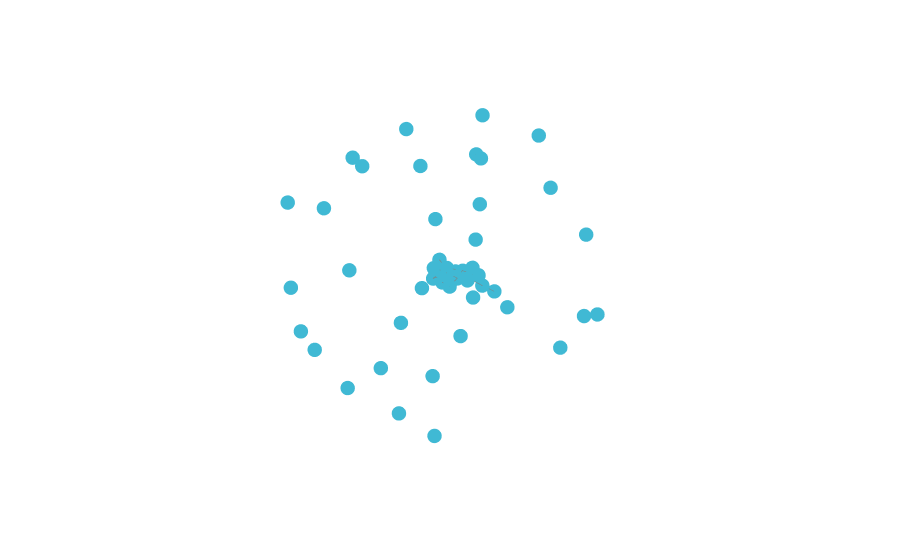

The code cell stored with this chart in its notebook:
### Markdown cell above
### Use the Function

### Code cell
plotly_preview(G, pos)

### Figure 1 — Plotly figure (JSON) as saved in the notebook; plotly's stock layout.template omitted (floating-point values rounded to 4 significant figures)
{"data": [{"marker": {"color": "#40b9d4", "size": 5}, "mode": "markers", "name": "GTPBP4", "text": "GTPBP4", "type": "scatter3d", "x": [-0.6774], "y": [0.751], "z": [-0.3323]}, {"marker": {"color": "#40b9d4", "size": 5}, "mode": "markers", "name": "TMX2", "text": "TMX2", "type": "scatter3d", "x": [-0.399], "y": [-0.6495], "z": [-0.6943]}, {"marker": {"color": "#40b9d4", "size": 5}, "mode": "markers", "name": "NARS1", "text": "NARS1", "type": "scatter3d", "x": [0.2841], "y": [-0.8374], "z": [0.2136]}, {"marker": {"color": "#40b9d4", "size": 5}, "mode": "markers", "name": "CLIC4", "text": "CLIC4", "type": "scatter3d", "x": [0.78], "y": [0.4934], "z": [0.2814]}, {"marker": {"color": "#40b9d4", "size": 5}, "mode": "markers", "name": "CARS1", "text": "CARS1", "type": "scatter3d", "x": [0.1318], "y": [-0.8399], "z": [-0.3598]}, {"marker": {"color": "#40b9d4", "size": 5}, "mode": "markers", "name": "BRWD3", "text": "BRWD3", "type": "scatter3d", "x": [0.9694], "y": [-0.05181], "z": [-0.1173]}, {"marker": {"color": "#40b9d4", "size": 5}, "mode": "markers", "name": "PRR14L", "text": "PRR14L", "type": "scatter3d", "x": [-0.2655], "y": [0.8403], "z": [0.4965]}, {"marker": {"color": "#40b9d4", "size": 5}, "mode": "markers", "name": "AASDH", "text": "AASDH", "type": "scatter3d", "x": [-0.4836], "y": [-0.7209], "z": [0.299]}, {"marker": {"color": "#40b9d4", "size": 5}, "mode": "markers", "name": "PTAR1", "text": "PTAR1", "type": "scatter3d", "x": [-0.8256], "y": [-0.4503], "z": [-0.03759]}, {"marker": {"color": "#40b9d4", "size": 5}, "mode": "markers", "name": "KRR1", "text": "KRR1", "type": "scatter3d", "x": [0.697], "y": [-0.5699], "z": [0.5202]}, {"marker": {"color": "#40b9d4", "size": 5}, "mode": "markers", "name": "SDAD1", "text": "SDAD1", "type": "scatter3d", "x": [-0.03613], "y": [-0.8074], "z": [0.42]}, {"marker": {"color": "#40b9d4", "size": 5}, "mode": "markers", "name": "TAAR6", "text": "TAAR6", "type": "scatter3d", "x": [-0.5028], "y": [0.2881], "z": [0.8292]}, {"marker": {"color": "#40b9d4", "size": 5}, "mode": "markers", "name": "CCT5", "text": "CCT5", "type": "scatter3d", "x": [0.7936], "y": [-0.5233], "z": [-0.01488]}, {"marker": {"color": "#40b9d4", "size": 5}, "mode": "markers", "name": "IPO7", "text": "IPO7", "type": "scatter3d", "x": [-0.05843], "y": [0.8991], "z": [-0.148]}, {"marker": {"color": "#40b9d4", "size": 5}, "mode": "markers", "name": "LIN28B", "text": "LIN28B", "type": "scatter3d", "x": [0.3559], "y": [-0.2622], "z": [-0.7942]}, {"marker": {"color": "#40b9d4", "size": 5}, "mode": "markers", "name": "TYW1", "text": "TYW1", "type": "scatter3d", "x": [0.3866], "y": [-0.326], "z": [0.7802]}, {"marker": {"color": "#40b9d4", "size": 5}, "mode": "markers", "name": "SLX1A", "text": "SLX1A", "type": "scatter3d", "x": [-0.627], "y": [-0.3133], "z": [-0.7287]}, {"marker": {"color": "#40b9d4", "size": 5}, "mode": "markers", "name": "APEX2", "text": "APEX2", "type": "scatter3d", "x": [0.5966], "y": [0.5273], "z": [-0.6663]}, {"marker": {"color": "#40b9d4", "size": 5}, "mode": "markers", "name": "UBN2", "text": "UBN2", "type": "scatter3d", "x": [-0.9355], "y": [0.09725], "z": [0.2607]}, {"marker": {"color": "#40b9d4", "size": 5}, "mode": "markers", "name": "ZNF587B", "text": "ZNF587B", "type": "scatter3d", "x": [0.6803], "y": [-0.2072], "z": [-0.7224]}, {"marker": {"color": "#40b9d4", "size": 5}, "mode": "markers", "name": "LSG1", "text": "LSG1", "type": "scatter3d", "x": [-0.09767], "y": [1], "z": [0.1173]}, {"marker": {"color": "#40b9d4", "size": 5}, "mode": "markers", "name": "FASTKD2", "text": "FASTKD2", "type": "scatter3d", "x": [0.7644], "y": [-0.5415], "z": [-0.3885]}, {"marker": {"color": "#40b9d4", "size": 5}, "mode": "markers", "name": "RIPK2", "text": "RIPK2", "type": "scatter3d", "x": [0.6842], "y": [0.3137], "z": [-0.5693]}, {"marker": {"color": "#40b9d4", "size": 5}, "mode": "markers", "name": "DMXL1", "text": "DMXL1", "type": "scatter3d", "x": [0.4568], "y": [0.6904], "z": [0.7161]}, {"marker": {"color": "#40b9d4", "size": 5}, "mode": "markers", "name": "TAOK1", "text": "TAOK1", "type": "scatter3d", "x": [-0.6375], "y": [-0.7359], "z": [-0.2051]}, {"marker": {"color": "#40b9d4", "size": 5}, "mode": "markers", "name": "EIF2S2", "text": "EIF2S2", "type": "scatter3d", "x": [0.02378], "y": [-0.275], "z": [0.8582]}, {"marker": {"color": "#40b9d4", "size": 5}, "mode": "markers", "name": "CYRIA", "text": "CYRIA", "type": "scatter3d", "x": [-0.6262], "y": [-0.2687], "z": [0.7623]}, {"marker": {"color": "#40b9d4", "size": 5}, "mode": "markers", "name": "PRSS58", "text": "PRSS58", "type": "scatter3d", "x": [0.04629], "y": [-0.06936], "z": [-0.9478]}, {"marker": {"color": "#40b9d4", "size": 5}, "mode": "markers", "name": "AC140504.1", "text": "AC140504.1", "type": "scatter3d", "x": [0.6568], "y": [0.7907], "z": [0.2983]}, {"marker": {"color": "#40b9d4", "size": 5}, "mode": "markers", "name": "KIR3DL1", "text": "KIR3DL1", "type": "scatter3d", "x": [-0.6781], "y": [-0.008275], "z": [-0.6861]}, {"marker": {"color": "#40b9d4", "size": 5}, "mode": "markers", "name": "30545", "text": "30545", "type": "scatter3d", "x": [0.03108], "y": [0.05161], "z": [-0.01522]}, {"marker": {"color": "#40b9d4", "size": 5}, "mode": "markers", "name": "30543", "text": "30543", "type": "scatter3d", "x": [0.03429], "y": [-0.01575], "z": [-0.05521]}, {"marker": {"color": "#40b9d4", "size": 5}, "mode": "markers", "name": "30533", "text": "30533", "type": "scatter3d", "x": [-0.05222], "y": [0.1423], "z": [-0.02133]}, {"marker": {"color": "#40b9d4", "size": 5}, "mode": "markers", "name": "30541", "text": "30541", "type": "scatter3d", "x": [0.0358], "y": [0.02931], "z": [0.0004696]}, {"marker": {"color": "#40b9d4", "size": 5}, "mode": "markers", "name": "30537", "text": "30537", "type": "scatter3d", "x": [0.0559], "y": [0.01162], "z": [-0.01687]}, {"marker": {"color": "#40b9d4", "size": 5}, "mode": "markers", "name": "30527", "text": "30527", "type": "scatter3d", "x": [-0.02738], "y": [0.02163], "z": [-0.04377]}, {"marker": {"color": "#40b9d4", "size": 5}, "mode": "markers", "name": "30525", "text": "30525", "type": "scatter3d", "x": [0.05223], "y": [-0.03111], "z": [0.01046]}, {"marker": {"color": "#40b9d4", "size": 5}, "mode": "markers", "name": "30521", "text": "30521", "type": "scatter3d", "x": [0.01275], "y": [0.1011], "z": [0.002676]}, {"marker": {"color": "#40b9d4", "size": 5}, "mode": "markers", "name": "30519", "text": "30519", "type": "scatter3d", "x": [0.06409], "y": [0.09895], "z": [0.04237]}, {"marker": {"color": "#40b9d4", "size": 5}, "mode": "markers", "name": "30515", "text": "30515", "type": "scatter3d", "x": [0.0968], "y": [0.09106], "z": [-0.01745]}, {"marker": {"color": "#40b9d4", "size": 5}, "mode": "markers", "name": "30505", "text": "30505", "type": "scatter3d", "x": [0.009809], "y": [0.02081], "z": [-0.06092]}, {"marker": {"color": "#40b9d4", "size": 5}, "mode": "markers", "name": "30503", "text": "30503", "type": "scatter3d", "x": [0.07371], "y": [0.04768], "z": [0.04331]}, {"marker": {"color": "#40b9d4", "size": 5}, "mode": "markers", "name": "30499", "text": "30499", "type": "scatter3d", "x": [-0.02408], "y": [0.08509], "z": [0.004288]}, {"marker": {"color": "#40b9d4", "size": 5}, "mode": "markers", "name": "30495", "text": "30495", "type": "scatter3d", "x": [0.09164], "y": [0.002685], "z": [-0.03382]}, {"marker": {"color": "#40b9d4", "size": 5}, "mode": "markers", "name": "30539", "text": "30539", "type": "scatter3d", "x": [0.02844], "y": [0.06153], "z": [0.04436]}, {"marker": {"color": "#40b9d4", "size": 5}, "mode": "markers", "name": "30501", "text": "30501", "type": "scatter3d", "x": [0.0351], "y": [0.003068], "z": [0.08116]}, {"marker": {"color": "#40b9d4", "size": 5}, "mode": "markers", "name": "30529", "text": "30529", "type": "scatter3d", "x": [-0.03069], "y": [0.1415], "z": [0.03394]}, {"marker": {"color": "#40b9d4", "size": 5}, "mode": "markers", "name": "30535", "text": "30535", "type": "scatter3d", "x": [-0.05858], "y": [0.2027], "z": [0.02313]}, {"marker": {"color": "#40b9d4", "size": 5}, "mode": "markers", "name": "30531", "text": "30531", "type": "scatter3d", "x": [-0.09029], "y": [0.1689], "z": [0.0404]}, {"marker": {"color": "#40b9d4", "size": 5}, "mode": "markers", "name": "30523", "text": "30523", "type": "scatter3d", "x": [-0.1359], "y": [0.1802], "z": [-0.03323]}, {"marker": {"color": "#40b9d4", "size": 5}, "mode": "markers", "name": "30517", "text": "30517", "type": "scatter3d", "x": [-0.1081], "y": [0.2401], "z": [-0.06909]}, {"marker": {"color": "#40b9d4", "size": 5}, "mode": "markers", "name": "30509", "text": "30509", "type": "scatter3d", "x": [-0.09925], "y": [0.1189], "z": [-0.08565]}, {"marker": {"color": "#40b9d4", "size": 5}, "mode": "markers", "name": "30507", "text": "30507", "type": "scatter3d", "x": [-0.05702], "y": [0.07162], "z": [-0.07252]}, {"marker": {"color": "#40b9d4", "size": 5}, "mode": "markers", "name": "30497", "text": "30497", "type": "scatter3d", "x": [0.02924], "y": [0.1557], "z": [0.0129]}, {"marker": {"color": "#40b9d4", "size": 5}, "mode": "markers", "name": "30487", "text": "30487", "type": "scatter3d", "x": [-0.1481], "y": [0.3074], "z": [-0.1003]}, {"marker": {"color": "#40b9d4", "size": 5}, "mode": "markers", "name": "30493", "text": "30493", "type": "scatter3d", "x": [0.1092], "y": [0.1668], "z": [-0.003592]}, {"marker": {"color": "#40b9d4", "size": 5}, "mode": "markers", "name": "30513", "text": "30513", "type": "scatter3d", "x": [-0.6836], "y": [-0.3684], "z": [0.4378]}, {"marker": {"color": "#40b9d4", "size": 5}, "mode": "markers", "name": "30511", "text": "30511", "type": "scatter3d", "x": [-0.702], "y": [-0.3407], "z": [0.4112]}, {"hoverinfo": "none", "line": {"color": "gray", "width": 1}, "mode": "lines", "type": "scatter3d", "x": [0.03108, 0.03429], "y": [0.05161, -0.01575], "z": [-0.01522, -0.05521]}, {"hoverinfo": "none", "line": {"color": "gray", "width": 1}, "mode": "lines", "type": "scatter3d", "x": [0.03108, -0.05222], "y": [0.05161, 0.1423], "z": [-0.01522, -0.02133]}, {"hoverinfo": "none", "line": {"color": "gray", "width": 1}, "mode": "lines", "type": "scatter3d", "x": [0.03108, 0.0358], "y": [0.05161, 0.02931], "z": [-0.01522, 0.0004696]}, {"hoverinfo": "none", "line": {"color": "gray", "width": 1}, "mode": "lines", "type": "scatter3d", "x": [0.03108, 0.0559], "y": [0.05161, 0.01162], "z": [-0.01522, -0.01687]}, {"hoverinfo": "none", "line": {"color": "gray", "width": 1}, "mode": "lines", "type": "scatter3d", "x": [0.03108, -0.02738], "y": [0.05161, 0.02163], "z": [-0.01522, -0.04377]}, {"hoverinfo": "none", "line": {"color": "gray", "width": 1}, "mode": "lines", "type": "scatter3d", "x": [0.03108, 0.05223], "y": [0.05161, -0.03111], "z": [-0.01522, 0.01046]}, {"hoverinfo": "none", "line": {"color": "gray", "width": 1}, "mode": "lines", "type": "scatter3d", "x": [0.03108, 0.01275], "y": [0.05161, 0.1011], "z": [-0.01522, 0.002676]}, {"hoverinfo": "none", "line": {"color": "gray", "width": 1}, "mode": "lines", "type": "scatter3d", "x": [0.03108, 0.06409], "y": [0.05161, 0.09895], "z": [-0.01522, 0.04237]}, {"hoverinfo": "none", "line": {"color": "gray", "width": 1}, "mode": "lines", "type": "scatter3d", "x": [0.03108, 0.0968], "y": [0.05161, 0.09106], "z": [-0.01522, -0.01745]}, {"hoverinfo": "none", "line": {"color": "gray", "width": 1}, "mode": "lines", "type": "scatter3d", "x": [0.03108, 0.009809], "y": [0.05161, 0.02081], "z": [-0.01522, -0.06092]}, {"hoverinfo": "none", "line": {"color": "gray", "width": 1}, "mode": "lines", "type": "scatter3d", "x": [0.03108, 0.07371], "y": [0.05161, 0.04768], "z": [-0.01522, 0.04331]}, {"hoverinfo": "none", "line": {"color": "gray", "width": 1}, "mode": "lines", "type": "scatter3d", "x": [0.03108, -0.02408], "y": [0.05161, 0.08509], "z": [-0.01522, 0.004288]}, {"hoverinfo": "none", "line": {"color": "gray", "width": 1}, "mode": "lines", "type": "scatter3d", "x": [0.03108, 0.09164], "y": [0.05161, 0.002685], "z": [-0.01522, -0.03382]}, {"hoverinfo": "none", "line": {"color": "gray", "width": 1}, "mode": "lines", "type": "scatter3d", "x": [0.03429, 0.0358], "y": [-0.01575, 0.02931], "z": [-0.05521, 0.0004696]}, {"hoverinfo": "none", "line": {"color": "gray", "width": 1}, "mode": "lines", "type": "scatter3d", "x": [0.03429, 0.009809], "y": [-0.01575, 0.02081], "z": [-0.05521, -0.06092]}, {"hoverinfo": "none", "line": {"color": "gray", "width": 1}, "mode": "lines", "type": "scatter3d", "x": [-0.05222, -0.05858], "y": [0.1423, 0.2027], "z": [-0.02133, 0.02313]}, {"hoverinfo": "none", "line": {"color": "gray", "width": 1}, "mode": "lines", "type": "scatter3d", "x": [-0.05222, -0.09029], "y": [0.1423, 0.1689], "z": [-0.02133, 0.0404]}, {"hoverinfo": "none", "line": {"color": "gray", "width": 1}, "mode": "lines", "type": "scatter3d", "x": [-0.05222, -0.03069], "y": [0.1423, 0.1415], "z": [-0.02133, 0.03394]}, {"hoverinfo": "none", "line": {"color": "gray", "width": 1}, "mode": "lines", "type": "scatter3d", "x": [-0.05222, -0.1359], "y": [0.1423, 0.1802], "z": [-0.02133, -0.03323]}, {"hoverinfo": "none", "line": {"color": "gray", "width": 1}, "mode": "lines", "type": "scatter3d", "x": [-0.05222, 0.01275], "y": [0.1423, 0.1011], "z": [-0.02133, 0.002676]}, {"hoverinfo": "none", "line": {"color": "gray", "width": 1}, "mode": "lines", "type": "scatter3d", "x": [-0.05222, -0.1081], "y": [0.1423, 0.2401], "z": [-0.02133, -0.06909]}, {"hoverinfo": "none", "line": {"color": "gray", "width": 1}, "mode": "lines", "type": "scatter3d", "x": [-0.05222, -0.09925], "y": [0.1423, 0.1189], "z": [-0.02133, -0.08565]}, {"hoverinfo": "none", "line": {"color": "gray", "width": 1}, "mode": "lines", "type": "scatter3d", "x": [-0.05222, -0.05702], "y": [0.1423, 0.07162], "z": [-0.02133, -0.07252]}, {"hoverinfo": "none", "line": {"color": "gray", "width": 1}, "mode": "lines", "type": "scatter3d", "x": [-0.05222, -0.02408], "y": [0.1423, 0.08509], "z": [-0.02133, 0.004288]}, {"hoverinfo": "none", "line": {"color": "gray", "width": 1}, "mode": "lines", "type": "scatter3d", "x": [-0.05222, 0.02924], "y": [0.1423, 0.1557], "z": [-0.02133, 0.0129]}, {"hoverinfo": "none", "line": {"color": "gray", "width": 1}, "mode": "lines", "type": "scatter3d", "x": [0.0358, 0.02844], "y": [0.02931, 0.06153], "z": [0.0004696, 0.04436]}, {"hoverinfo": "none", "line": {"color": "gray", "width": 1}, "mode": "lines", "type": "scatter3d", "x": [0.0358, 0.0559], "y": [0.02931, 0.01162], "z": [0.0004696, -0.01687]}, {"hoverinfo": "none", "line": {"color": "gray", "width": 1}, "mode": "lines", "type": "scatter3d", "x": [0.0358, -0.02738], "y": [0.02931, 0.02163], "z": [0.0004696, -0.04377]}, {"hoverinfo": "none", "line": {"color": "gray", "width": 1}, "mode": "lines", "type": "scatter3d", "x": [0.0358, 0.05223], "y": [0.02931, -0.03111], "z": [0.0004696, 0.01046]}, {"hoverinfo": "none", "line": {"color": "gray", "width": 1}, "mode": "lines", "type": "scatter3d", "x": [0.0358, 0.01275], "y": [0.02931, 0.1011], "z": [0.0004696, 0.002676]}, {"hoverinfo": "none", "line": {"color": "gray", "width": 1}, "mode": "lines", "type": "scatter3d", "x": [0.0358, 0.0968], "y": [0.02931, 0.09106], "z": [0.0004696, -0.01745]}, {"hoverinfo": "none", "line": {"color": "gray", "width": 1}, "mode": "lines", "type": "scatter3d", "x": [0.0358, 0.009809], "y": [0.02931, 0.02081], "z": [0.0004696, -0.06092]}, {"hoverinfo": "none", "line": {"color": "gray", "width": 1}, "mode": "lines", "type": "scatter3d", "x": [0.0358, 0.07371], "y": [0.02931, 0.04768], "z": [0.0004696, 0.04331]}, {"hoverinfo": "none", "line": {"color": "gray", "width": 1}, "mode": "lines", "type": "scatter3d", "x": [0.0358, 0.0351], "y": [0.02931, 0.003068], "z": [0.0004696, 0.08116]}, {"hoverinfo": "none", "line": {"color": "gray", "width": 1}, "mode": "lines", "type": "scatter3d", "x": [0.0358, -0.02408], "y": [0.02931, 0.08509], "z": [0.0004696, 0.004288]}, {"hoverinfo": "none", "line": {"color": "gray", "width": 1}, "mode": "lines", "type": "scatter3d", "x": [0.0358, 0.09164], "y": [0.02931, 0.002685], "z": [0.0004696, -0.03382]}, {"hoverinfo": "none", "line": {"color": "gray", "width": 1}, "mode": "lines", "type": "scatter3d", "x": [0.0559, 0.02844], "y": [0.01162, 0.06153], "z": [-0.01687, 0.04436]}, {"hoverinfo": "none", "line": {"color": "gray", "width": 1}, "mode": "lines", "type": "scatter3d", "x": [0.0559, 0.009809], "y": [0.01162, 0.02081], "z": [-0.01687, -0.06092]}, {"hoverinfo": "none", "line": {"color": "gray", "width": 1}, "mode": "lines", "type": "scatter3d", "x": [0.0559, 0.09164], "y": [0.01162, 0.002685], "z": [-0.01687, -0.03382]}, {"hoverinfo": "none", "line": {"color": "gray", "width": 1}, "mode": "lines", "type": "scatter3d", "x": [-0.02738, -0.05702], "y": [0.02163, 0.07162], "z": [-0.04377, -0.07252]}, {"hoverinfo": "none", "line": {"color": "gray", "width": 1}, "mode": "lines", "type": "scatter3d", "x": [0.01275, 0.02844], "y": [0.1011, 0.06153], "z": [0.002676, 0.04436]}, {"hoverinfo": "none", "line": {"color": "gray", "width": 1}, "mode": "lines", "type": "scatter3d", "x": [0.01275, 0.02924], "y": [0.1011, 0.1557], "z": [0.002676, 0.0129]}, {"hoverinfo": "none", "line": {"color": "gray", "width": 1}, "mode": "lines", "type": "scatter3d", "x": [0.06409, 0.02844], "y": [0.09895, 0.06153], "z": [0.04237, 0.04436]}, {"hoverinfo": "none", "line": {"color": "gray", "width": 1}, "mode": "lines", "type": "scatter3d", "x": [0.06409, 0.07371], "y": [0.09895, 0.04768], "z": [0.04237, 0.04331]}, {"hoverinfo": "none", "line": {"color": "gray", "width": 1}, "mode": "lines", "type": "scatter3d", "x": [0.06409, 0.02924], "y": [0.09895, 0.1557], "z": [0.04237, 0.0129]}, {"hoverinfo": "none", "line": {"color": "gray", "width": 1}, "mode": "lines", "type": "scatter3d", "x": [0.0968, 0.1092], "y": [0.09106, 0.1668], "z": [-0.01745, -0.003592]}, {"hoverinfo": "none", "line": {"color": "gray", "width": 1}, "mode": "lines", "type": "scatter3d", "x": [0.009809, -0.05702], "y": [0.02081, 0.07162], "z": [-0.06092, -0.07252]}, {"hoverinfo": "none", "line": {"color": "gray", "width": 1}, "mode": "lines", "type": "scatter3d", "x": [0.07371, 0.02844], "y": [0.04768, 0.06153], "z": [0.04331, 0.04436]}, {"hoverinfo": "none", "line": {"color": "gray", "width": 1}, "mode": "lines", "type": "scatter3d", "x": [-0.02408, -0.03069], "y": [0.08509, 0.1415], "z": [0.004288, 0.03394]}, {"hoverinfo": "none", "line": {"color": "gray", "width": 1}, "mode": "lines", "type": "scatter3d", "x": [0.02844, -0.03069], "y": [0.06153, 0.1415], "z": [0.04436, 0.03394]}, {"hoverinfo": "none", "line": {"color": "gray", "width": 1}, "mode": "lines", "type": "scatter3d", "x": [0.02844, 0.0351], "y": [0.06153, 0.003068], "z": [0.04436, 0.08116]}, {"hoverinfo": "none", "line": {"color": "gray", "width": 1}, "mode": "lines", "type": "scatter3d", "x": [-0.03069, -0.05858], "y": [0.1415, 0.2027], "z": [0.03394, 0.02313]}, {"hoverinfo": "none", "line": {"color": "gray", "width": 1}, "mode": "lines", "type": "scatter3d", "x": [-0.03069, -0.09029], "y": [0.1415, 0.1689], "z": [0.03394, 0.0404]}, {"hoverinfo": "none", "line": {"color": "gray", "width": 1}, "mode": "lines", "type": "scatter3d", "x": [-0.03069, 0.02924], "y": [0.1415, 0.1557], "z": [0.03394, 0.0129]}, {"hoverinfo": "none", "line": {"color": "gray", "width": 1}, "mode": "lines", "type": "scatter3d", "x": [-0.1081, -0.1481], "y": [0.2401, 0.3074], "z": [-0.06909, -0.1003]}, {"hoverinfo": "none", "line": {"color": "gray", "width": 1}, "mode": "lines", "type": "scatter3d", "x": [-0.09925, -0.05702], "y": [0.1189, 0.07162], "z": [-0.08565, -0.07252]}, {"hoverinfo": "none", "line": {"color": "gray", "width": 1}, "mode": "lines", "type": "scatter3d", "x": [0.02924, 0.1092], "y": [0.1557, 0.1668], "z": [0.0129, -0.003592]}, {"hoverinfo": "none", "line": {"color": "gray", "width": 1}, "mode": "lines", "type": "scatter3d", "x": [-0.6836, -0.702], "y": [-0.3684, -0.3407], "z": [0.4378, 0.4112]}], "layout": {"hovermode": "closest", "margin": {"b": 0, "l": 0, "r": 0, "t": 0}, "scene": {"xaxis": {"visible": false}, "yaxis": {"visible": false}, "zaxis": {"visible": false}}, "showlegend": false}}
